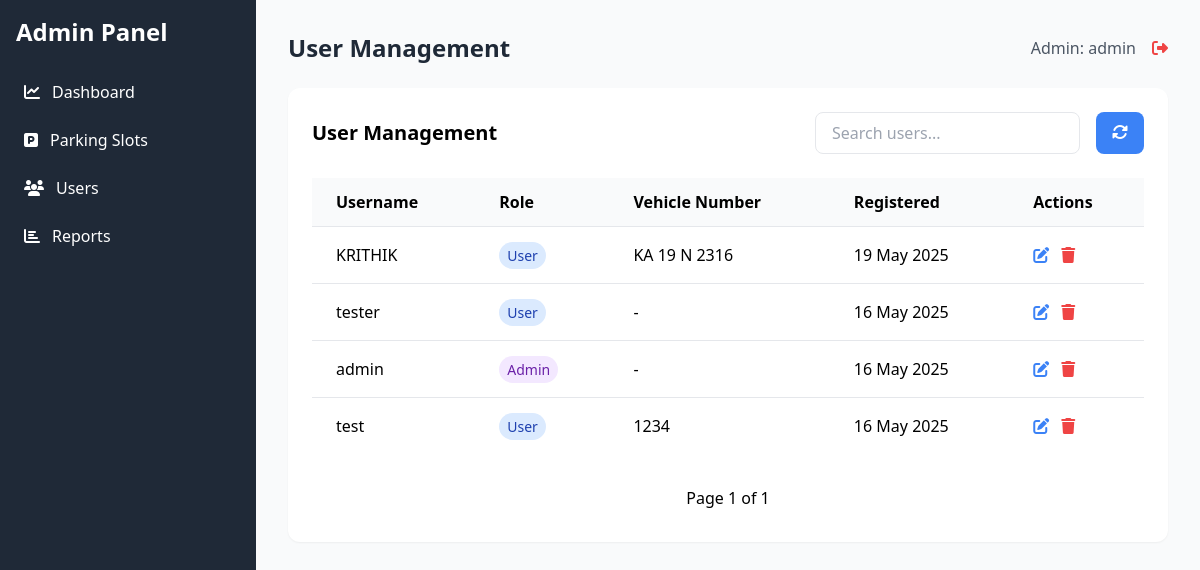
The app's page /admin/users (signed in) with its own data.
### app.py (models this page shows)
class User(UserMixin, db.Model):
    __tablename__ = 'users'  # Add explicit table name
    id = db.Column(db.Integer, primary_key=True)
    username = db.Column(db.String(80), unique=True, nullable=False)
    password_hash = db.Column(db.String(120), nullable=False)
    role = db.Column(db.String(20), default='user')
    vehicle_number = db.Column(db.String(20))
    created_at = db.Column(db.DateTime, server_default=db.func.now())
    bookings = db.relationship('Booking', backref='user', lazy=True)

### app.py (the view)
@app.route('/admin/users')
@admin_required
def manage_users():
    search_query = request.args.get('q', '')
    page = request.args.get('page', 1, type=int)
    users = User.query.filter(
        User.username.ilike(f'%{search_query}%')
    ).order_by(User.created_at.desc()).paginate(
        page=page,
        per_page=10,
        error_out=False
    )
    return render_template('admin/users.html',
                         users=users,
                         search_query=search_query)

### app.py (called while the page is built)
def admin_required(func):
    @wraps(func)
    def decorated_view(*args, **kwargs):
        if not current_user.is_authenticated or current_user.role != 'admin':
            abort(403)
        return func(*args, **kwargs)
    return decorated_view

@login_manager.user_loader
def load_user(user_id):
    return User.query.get(int(user_id))

### templates/admin/users.html (shortened to what this page needs)
{% extends "admin/base.html" %}
{% block title %}User Management{% endblock %}
{% block content %}
<div class="bg-white rounded-xl shadow-sm p-6 mb-6">
    <div class="flex justify-between items-center mb-6">
        <h2 class="text-xl font-semibold">User Management</h2>
        <div class="flex gap-4">
            <input type="text" id="searchInput" placeholder="Search users..."
                   class="px-4 py-2 border rounded-lg"
                   value="{{ search_query }}">
            <a href="javascript:void(0)" onclick="refreshUsers()"
               class="px-4 py-2 bg-blue-500 text-white rounded-lg hover:bg-blue-600">
               <i class="fas fa-sync-alt"></i>
            </a>
        </div>
    </div>
    <div class="overflow-x-auto">
        <table class="min-w-full divide-y divide-gray-200">
            <thead class="bg-gray-50">
                <tr>
                    <th class="px-6 py-3 text-left">Username</th>
                    <th class="px-6 py-3 text-left">Role</th>
                    <th class="px-6 py-3 text-left">Vehicle Number</th>
                    <th class="px-6 py-3 text-left">Registered</th>
                    <th class="px-6 py-3 text-left">Actions</th>
                </tr>
            </thead>
            <tbody class="divide-y divide-gray-200">
                {% for user in users.items %}
                <tr class="hover:bg-gray-50">
                    <td class="px-6 py-4">{{ user.username }}</td>
                    <td class="px-6 py-4">
                        <span class="role-badge px-2 py-1 rounded-full text-sm
                                    {% if user.role == 'admin' %}bg-purple-100 text-purple-800
                                    {% else %}bg-blue-100 text-blue-800{% endif %}">
                            {{ user.role|title }}
                        </span>
                    </td>
                    <td class="px-6 py-4">{{ user.vehicle_number or '-' }}</td>
                    <td class="px-6 py-4">{{ user.created_at.strftime('%d %b %Y') }}</td>
                    <td class="px-6 py-4 space-x-2">
                        <button onclick="openEditModal('{{ user.id }}')"
                                class="text-blue-500 hover:text-blue-700">
                            <i class="fas fa-edit"></i>
                        </button>
                        <button onclick="confirmDelete('{{ user.id }}')"
                                class="text-red-500 hover:text-red-700">
                            <i class="fas fa-trash"></i>
                        </button>
                    </td>
                </tr>
                {% endfor %}
            </tbody>
        </table>
    </div>
    <div class="mt-6 flex justify-center">
        <span class="px-4 py-2">Page {{ users.page }} of {{ users.pages }}</span>
    </div>
</div>
{% endblock %}

### templates/admin/base.html (shortened to what this page needs)
<!DOCTYPE html>
<html lang="en">
<head>
    <script src="https://cdn.tailwindcss.com"></script>
    <link rel="stylesheet" href="https://cdnjs.cloudflare.com/ajax/libs/font-awesome/6.4.0/css/all.min.css">
</head>
<body class="bg-gray-50">
    <div class="min-h-screen flex">
        <aside class="bg-gray-800 text-white w-64 min-h-screen flex-shrink-0">
            <div class="p-4">
                <h2 class="text-2xl font-bold mb-6">Admin Panel</h2>
                <nav class="space-y-2">
                    <a href="{{ url_for('admin_dashboard') }}"
                       class="flex items-center p-2 rounded hover:bg-gray-700">
                        <i class="fas fa-chart-line mr-3"></i> Dashboard
                    </a>
                    <a href="{{ url_for('manage_slots') }}"
                       class="flex items-center p-2 rounded hover:bg-gray-700">
                        <i class="fas fa-parking mr-3"></i> Parking Slots
                    </a>
                    <a href="{{ url_for('manage_users') }}"
                       class="flex items-center p-2 rounded hover:bg-gray-700">
                        <i class="fas fa-users mr-3"></i> Users
                    </a>
                    <a href="{{ url_for('reports') }}"
                       class="flex items-center p-2 rounded hover:bg-gray-700">
                        <i class="fas fa-chart-bar mr-3"></i> Reports
                    </a>
                </nav>
            </div>
        </aside>
        <main class="flex-1 p-8">
            <div class="flex justify-between items-center mb-6">
                <h1 class="text-2xl font-bold text-gray-800">{% block title %}{% endblock %}</h1>
                <div class="flex items-center">
                    <span class="mr-4 text-gray-600">Admin: {{ current_user.username }}</span>
                    <a href="{{ url_for('logout') }}"
                       class="text-red-500 hover:text-red-600">
                        <i class="fas fa-sign-out-alt"></i>
                    </a>
                </div>
            </div>
            {% block content %}{% endblock %}
        </main>
    </div>
</body>
</html>

### records on screen
User: username "admin", role "Admin", vehicle_number "-", created_at "16 May 2025"
User: username "KRITHIK", role "User", vehicle_number "KA 19 N 2316", created_at "19 May 2025"
User: username "tester", role "User", vehicle_number "-", created_at "16 May 2025"
User: username "test", role "User", vehicle_number "1234", created_at "16 May 2025"

### other values on screen
{{ users.page }} "1"
{{ users.pages }} "1"
